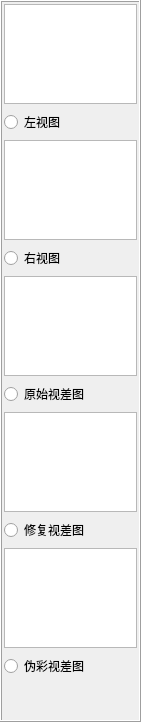
    <widget class="QFrame" name="frame_2">
     <property name="minimumSize">
      <size>
       <width>0</width>
       <height>0</height>
      </size>
     </property>
     <property name="maximumSize">
      <size>
       <width>141</width>
       <height>16777215</height>
      </size>
     </property>
     <property name="frameShape">
      <enum>QFrame::Box</enum>
     </property>
     <property name="frameShadow">
      <enum>QFrame::Raised</enum>
     </property>
     <layout class="QVBoxLayout" name="verticalLayout_3">
      <property name="leftMargin">
       <number>2</number>
      </property>
      <property name="topMargin">
       <number>2</number>
      </property>
      <property name="rightMargin">
       <number>2</number>
      </property>
      <property name="bottomMargin">
       <number>2</number>
      </property>
      <item>
       <widget class="QGraphicsView" name="graphicsView_ImageL">
        <property name="maximumSize">
         <size>
          <width>133</width>
          <height>100</height>
         </size>
        </property>
       </widget>
      </item>
      <item>
       <widget class="QRadioButton" name="radioButton_ImageL">
        <property name="text">
         <string>左视图</string>
        </property>
        <property name="autoExclusive">
         <bool>true</bool>
        </property>
       </widget>
      </item>
      <item>
       <widget class="QGraphicsView" name="graphicsView_ImageR">
        <property name="maximumSize">
         <size>
          <width>133</width>
          <height>100</height>
         </size>
        </property>
       </widget>
      </item>
      <item>
       <widget class="QRadioButton" name="radioButton_ImageR">
        <property name="text">
         <string>右视图</string>
        </property>
        <property name="autoExclusive">
         <bool>true</bool>
        </property>
       </widget>
      </item>
      <item>
       <widget class="QGraphicsView" name="graphicsView_RawDisp">
        <property name="maximumSize">
         <size>
          <width>133</width>
          <height>100</height>
         </size>
        </property>
       </widget>
      </item>
      <item>
       <widget class="QRadioButton" name="radioButton_RawDisp">
        <property name="text">
         <string>原始视差图</string>
        </property>
        <property name="autoExclusive">
         <bool>true</bool>
        </property>
       </widget>
      </item>
      <item>
       <widget class="QGraphicsView" name="graphicsView_FixDisp">
        <property name="maximumSize">
         <size>
          <width>133</width>
          <height>100</height>
         </size>
        </property>
       </widget>
      </item>
      <item>
       <widget class="QRadioButton" name="radioButton_FixDisp">
        <property name="text">
         <string>修复视差图</string>
        </property>
        <property name="autoExclusive">
         <bool>true</bool>
        </property>
       </widget>
      </item>
      <item>
       <widget class="QGraphicsView" name="graphicsView_PcolorDisp">
        <property name="maximumSize">
         <size>
          <width>133</width>
          <height>100</height>
         </size>
        </property>
       </widget>
      </item>
      <item>
       <widget class="QRadioButton" name="radioButton_PcolorDisp">
        <property name="text">
         <string>伪彩视差图</string>
        </property>
        <property name="autoExclusive">
         <bool>true</bool>
        </property>
       </widget>
      </item>
      <item>
       <spacer name="verticalSpacer">
        <property name="orientation">
         <enum>Qt::Vertical</enum>
        </property>
        <property name="sizeHint" stdset="0">
         <size>
          <width>20</width>
          <height>40</height>
         </size>
        </property>
       </spacer>
      </item>
     </layout>
    </widget>
